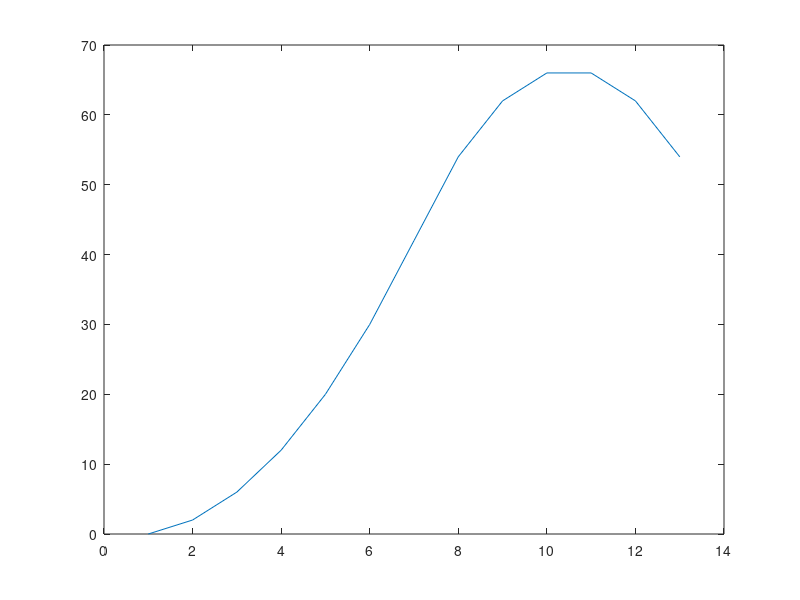

The MATLAB source for this figure:
% simplest way of writing the convolution function
clear all
x=[1,2,3,4,5,6,7,6,5,4,3,2,1];
f=[2 2 2 2 2 2 ]

T=length(x)
t=length(f) 
for n=1:T
    k=0;
    for m=1:t
        if (n-m) > 0
            m
            k=k+f(m)*x(n-m);
        end
    end
    h(n)=k;
end
figure(1)
plot(h)